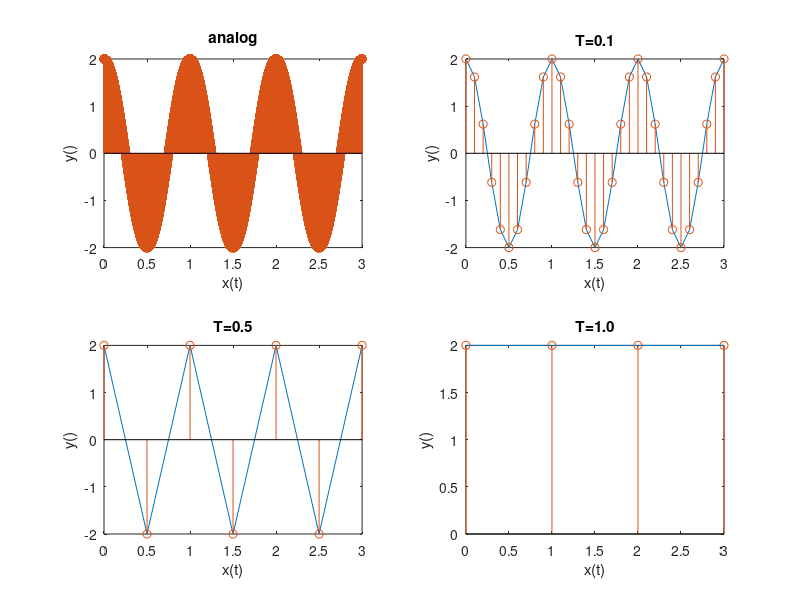

The MATLAB source for this figure:
p2_x_a = 0:0.0001:3;
p2_x_t01 = 0:0.1:3;
p2_x_t05 = 0:0.5:3;
p2_x_t10 = 0:1.0:3;

p2_y_a = (2*cos(p2_x_a*2*pi));
p2_y_t01 = (2*cos(p2_x_t01*2*pi));
p2_y_t05 = (2*cos(p2_x_t05*2*pi));
p2_y_t10 = (2*cos(p2_x_t10*2*pi));


figure
subplot(2,2,1);
plot(p2_x_a, p2_y_a);
hold all
stem(p2_x_a, p2_y_a);
xlabel('x(t)');
ylabel('y()');
title('analog');

subplot(2,2,2);
plot(p2_x_t01, p2_y_t01);
hold all
stem(p2_x_t01, p2_y_t01);
xlabel('x(t)');
ylabel('y()');
title('T=0.1');

subplot(2,2,3);
plot(p2_x_t05, p2_y_t05);
hold all
stem(p2_x_t05, p2_y_t05);
xlabel('x(t)');
ylabel('y()');
title('T=0.5');

subplot(2,2,4);
plot(p2_x_t10, p2_y_t10);
hold all
stem(p2_x_t10, p2_y_t10);
xlabel('x(t)');
ylabel('y()');
title('T=1.0');

% Analog information lost after Ts=0.5 sec.
